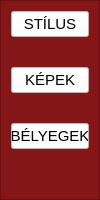
           <widget class="QFrame" name="frame_2">
            <property name="minimumSize">
             <size>
              <width>100</width>
              <height>0</height>
             </size>
            </property>
            <property name="maximumSize">
             <size>
              <width>100</width>
              <height>16777215</height>
             </size>
            </property>
            <property name="styleSheet">
             <string notr="true">background-color: rgb(132, 22, 23);</string>
            </property>
            <property name="frameShape">
             <enum>QFrame::StyledPanel</enum>
            </property>
            <property name="frameShadow">
             <enum>QFrame::Raised</enum>
            </property>
            <layout class="QGridLayout" name="gridLayout_3">
             <property name="leftMargin">
              <number>0</number>
             </property>
             <property name="topMargin">
              <number>0</number>
             </property>
             <property name="rightMargin">
              <number>0</number>
             </property>
             <property name="bottomMargin">
              <number>0</number>
             </property>
             <property name="spacing">
              <number>0</number>
             </property>
             <item row="0" column="0">
              <layout class="QVBoxLayout" name="modokVerticalLayout">
               <property name="spacing">
                <number>30</number>
               </property>
               <property name="leftMargin">
                <number>10</number>
               </property>
               <property name="topMargin">
                <number>10</number>
               </property>
               <property name="rightMargin">
                <number>10</number>
               </property>
               <property name="bottomMargin">
                <number>10</number>
               </property>
               <item>
                <widget class="QPushButton" name="stilusPushButtonSzerkeszto">
                 <property name="font">
                  <font>
                   <pointsize>11</pointsize>
                  </font>
                 </property>
                 <property name="styleSheet">
                  <string notr="true">color: rgb(0, 0, 0);
background-color: rgb(255, 255, 255);</string>
                 </property>
                 <property name="text">
                  <string>STÍLUS</string>
                 </property>
                </widget>
               </item>
               <item>
                <widget class="QPushButton" name="kepekPushButtonSzerkeszto">
                 <property name="font">
                  <font>
                   <pointsize>11</pointsize>
                  </font>
                 </property>
                 <property name="styleSheet">
                  <string notr="true">color: rgb(0, 0, 0);
background-color: rgb(255, 255, 255);</string>
                 </property>
                 <property name="text">
                  <string>KÉPEK</string>
                 </property>
                </widget>
               </item>
               <item>
                <widget class="QPushButton" name="belyegekPushButtonSzerkeszto">
                 <property name="font">
                  <font>
                   <pointsize>11</pointsize>
                   <bold>false</bold>
                  </font>
                 </property>
                 <property name="styleSheet">
                  <string notr="true">color: rgb(0, 0, 0);
background-color: rgb(255, 255, 255);</string>
                 </property>
                 <property name="text">
                  <string>BÉLYEGEK</string>
                 </property>
                </widget>
               </item>
               <item>
                <spacer name="verticalSpacer">
                 <property name="orientation">
                  <enum>Qt::Vertical</enum>
                 </property>
                 <property name="sizeHint" stdset="0">
                  <size>
                   <width>20</width>
                   <height>40</height>
                  </size>
                 </property>
                </spacer>
               </item>
              </layout>
             </item>
            </layout>
           </widget>
